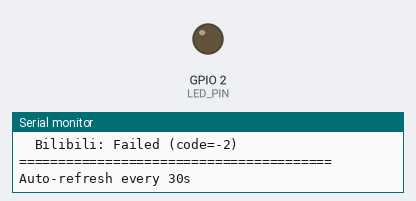
Simulated run of this program. Board: ESP32. On the bench: output pins drawn as LEDs (lit = HIGH), the last lines printed to the serial monitor. WiFi joins after 1.5 s; servers stay silent unless stated; uploads are accepted with an empty reply; the local clock reads 2024-03-15 10:24:30 at power-on unless the program sets it.

Above: at 16.3 s.
At 30.1 s:
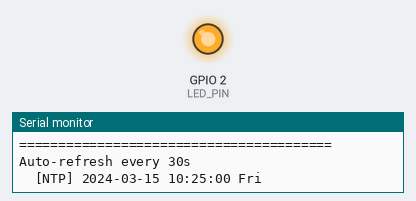
Timing chart, 0 to 41.6 s (numbered marks = the images above):
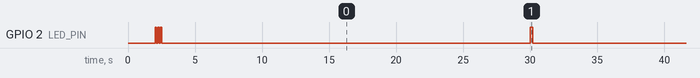

Measured:
- by itself, GPIO 2 (LED_PIN): goes LOW 0.10 s, HIGH 0.10 s, LOW 0.10 s, HIGH 0.10 s, 4 × (LOW 27.5 s, HIGH 0.20 s), then LOW

The program:

main.cpp
```cpp
/**
 * 01-wifi
 * 功能：连接WiFi → NTP获取北京时间 → B站API获取粉丝数
 * 串口打印所有信息，每30秒自动刷新
 *
 * 硬件: ESP32-WROOM (featheresp32)
 */

#include <Arduino.h>
#include <WiFi.h>
#include <HTTPClient.h>
#include <ArduinoJson.h>
#include <time.h>

// ============================================================
// 配置区 — 按需修改
// ============================================================

// WiFi
const char *WIFI_SSID = "Xiaomi_wu";
const char *WIFI_PASS = "wu663366";

// NTP
constexpr long GMT_OFFSET_SEC = 8 * 3600;   // UTC+8 北京时间
constexpr int  DST_OFFSET_SEC = 0;
const char *NTP_SERVER1 = "ntp.aliyun.com";
const char *NTP_SERVER2 = "cn.pool.ntp.org";
const char *NTP_SERVER3 = "time1.cloud.tencent.com";

// B站
const char *BILIBILI_UID = "3461566076816331";

// 刷新间隔（秒）
const int REFRESH_INTERVAL = 30;

// LED
const int LED_PIN = 2;

// ============================================================
// 函数声明
// ============================================================

bool   WiFi_Connect();
bool   NTP_Setup();
String getBeijingTime();
int    getBilibiliFollower();
void   printSeparator();

// ============================================================
// setup
// ============================================================

void setup() {
  Serial.begin(115200);
  delay(200);

  pinMode(LED_PIN, OUTPUT);

  Serial.println("\n");
  printSeparator();
  Serial.println("  01-wifi - WiFi + NTP + Bilibili");
  printSeparator();

  // 1) 连接 WiFi
  if (WiFi_Connect()) {
    // 2) NTP 时间同步
    NTP_Setup();
  } else {
    Serial.println("[FAIL] WiFi connection failed, continuing without network");
  }

  // 3) 首次数据获取
  Serial.println("");
  Serial.println("[DATA] Initial fetch:");
  Serial.println("");

  // 显示北京时间
  String now = getBeijingTime();
  if (now.length() > 0) {
    Serial.print("  Beijing Time: ");
    Serial.println(now);
  }

  // 显示B站粉丝数
  int followers = getBilibiliFollower();
  if (followers >= 0) {
    Serial.print("  Bilibili Followers: ");
    Serial.print(followers);
  } else {
    Serial.print("  Bilibili: Failed (code=");
    Serial.print(followers);
    Serial.print(")");
  }
  Serial.println("");

  Serial.println("");
  printSeparator();
  Serial.print("Auto-refresh every ");
  Serial.print(REFRESH_INTERVAL);
  Serial.println("s\n");

  // LED 快闪 3 次表示启动完成
  for (int i = 0; i < 3; i++) {
    digitalWrite(LED_PIN, HIGH); delay(100);
    digitalWrite(LED_PIN, LOW);  delay(100);
  }
}

// ============================================================
// loop
// ============================================================

void loop() {
  static unsigned long lastRefresh = 0;
  unsigned long now = millis();

  // 每 REFRESH_INTERVAL 秒刷新一次
  if (now - lastRefresh >= REFRESH_INTERVAL * 1000UL) {
    lastRefresh = now;

    // LED 闪烁指示刷新中
    digitalWrite(LED_PIN, HIGH);

    // 检查 WiFi 状态，断开则重连
    if (WiFi.status() != WL_CONNECTED) {
      Serial.println("[WARN] WiFi disconnected, reconnecting...");
      WiFi_Connect();
    }

    // 获取时间
    String timeStr = getBeijingTime();
    if (timeStr.length() > 0) {
      Serial.print("  [NTP] ");
      Serial.println(timeStr);
    } else {
      Serial.println("  [NTP] Not synced");
    }

    // 获取B站粉丝
    int followers = getBilibiliFollower();
    if (followers >= 0) {
      Serial.print("  [BILI] Followers: ");
      Serial.println(followers);
    } else if (followers == -1) {
      Serial.println("  [BILI] HTTP failed");
    } else if (followers == -2) {
      Serial.println("  [BILI] JSON parse failed");
    } else if (followers == -3) {
      Serial.println("  [BILI] API error");
    }

    Serial.println("  ---");
    Serial.println("");

    digitalWrite(LED_PIN, LOW);
  }
}

// ============================================================
// WiFi 连接
// ============================================================

bool WiFi_Connect() {
  Serial.print("  [WIFI] Connecting to ");
  Serial.println(WIFI_SSID);

  WiFi.mode(WIFI_STA);
  WiFi.disconnect(true);
  delay(100);
  WiFi.begin(WIFI_SSID, WIFI_PASS);

  int attempts = 0;
  while (WiFi.status() != WL_CONNECTED) {
    delay(500);
    Serial.print(".");
    attempts++;
    if (attempts > 40) {  // 20秒超时
      Serial.println("");
      Serial.println("  [WIFI] Timeout");
      return false;
    }
  }

  Serial.println(" OK");
  Serial.print("  [WIFI] IP: ");
  Serial.println(WiFi.localIP());
  return true;
}

// ============================================================
// NTP 时间同步
// ============================================================

bool NTP_Setup() {
  Serial.print("  [NTP] Syncing time");

  configTime(GMT_OFFSET_SEC, DST_OFFSET_SEC,
             NTP_SERVER1, NTP_SERVER2, NTP_SERVER3);

  // 等待 SNTP 同步（最多等 10 秒）
  for (int i = 0; i < 50; ++i) {
    time_t now = time(nullptr);
    if (now > 1700000000) {  // > 2023-11-14，说明已同步
      Serial.println(" OK");
      return true;
    }
    delay(200);
    Serial.print(".");
  }

  Serial.println(" TIMEOUT");
  return false;
}

// ============================================================
// 获取北京时间
// ============================================================

String getBeijingTime() {
  struct tm timeinfo;
  if (!getLocalTime(&timeinfo)) {
    return String();
  }
  char buf[64];
  strftime(buf, sizeof(buf), "%Y-%m-%d %H:%M:%S %a", &timeinfo);
  return String(buf);
}

// ============================================================
// 获取 B站 粉丝数
// ============================================================
// 返回值: >=0 粉丝数, -1 HTTP失败, -2 JSON解析失败, -3 API错误

int getBilibiliFollower() {
  HTTPClient http;

  String url = String("https://api.bilibili.com/x/relation/stat?vmid=") + BILIBILI_UID;
  http.begin(url);
  http.setTimeout(5000);

  // 设置 User-Agent 避免被拒
  http.setUserAgent("Mozilla/5.0");

  int httpCode = http.GET();

  if (httpCode != 200) {
    Serial.printf("  [BILI] HTTP error: %d\n", httpCode);
    http.end();
    return -1;
  }

  String response = http.getString();
  http.end();

  // 解析 JSON
  JsonDocument doc;
  DeserializationError error = deserializeJson(doc, response);
  if (error) {
    Serial.printf("  [BILI] JSON parse error: %s\n", error.c_str());
    return -2;
  }

  int code = doc["code"].as<int>();
  if (code != 0) {
    Serial.printf("  [BILI] API error code: %d, msg: %s\n",
                  code, doc["message"].as<const char *>());
    return -3;
  }

  return doc["data"]["follower"].as<int>();
}

// ============================================================
// 工具函数
// ============================================================

void printSeparator() {
  Serial.println("========================================");
}
```
